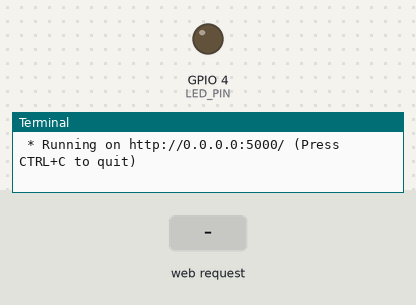
This program was run on a simulated Raspberry Pi (BCM pin numbers). On the bench: output pins drawn as LEDs (lit = HIGH), the last lines printed to the terminal. The test bench sets the inputs (shaded band). The clock reads 2024-03-15 10:24:30 at power-on unless the program sets it.

Above: at 1.2 s.
1.3 s: HTTP request for /led/on received
At 2.0 s:
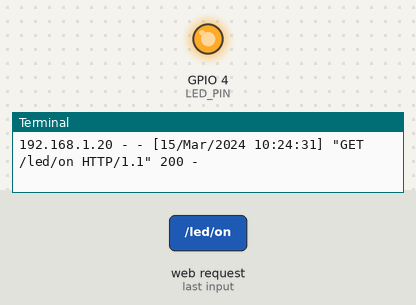
4.3 s: HTTP request for /led/off received
At 5.5 s:
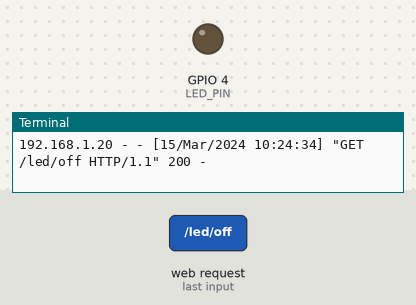
Timing chart, 0 to 7.3 s (numbered marks = the images above; inputs shaded):
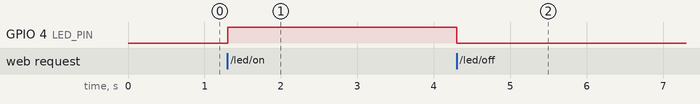

Measured:
- after the input at 1.3 s, GPIO 4 (LED_PIN): LOW → HIGH at once
- after the input at 4.3 s, GPIO 4 (LED_PIN): HIGH → LOW at once

The program:

flask_led2.py
```python
from flask import Flask, render_template
import RPi.GPIO as GPIO

app = Flask(__name__)
LED_PIN = 4
GPIO.setmode(GPIO.BCM)
GPIO.setup(LED_PIN, GPIO.OUT)


@app.route("/")
def hello():
    return render_template("led.html")

@app.route("/led/<op>")
def led_op(op):
    if op == "on":
        GPIO.output(LED_PIN, GPIO.HIGH)
        return "LED ON"
    elif op == "off":
        GPIO.output(LED_PIN, GPIO.LOW)
        return "LED OFF"
    else:
        return "URL Error"


if __name__ == "__main__":
    try:
        app.run(host="0.0.0.0")
    finally:
        GPIO.cleanup()
```
